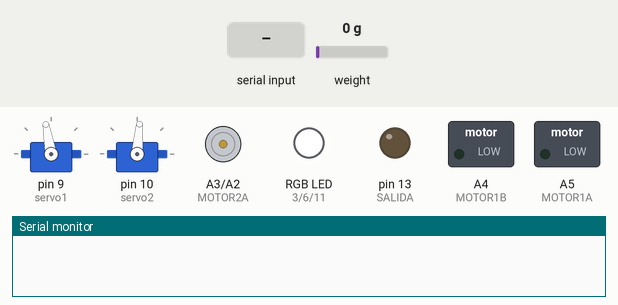
The sketch below on a simulated Arduino Uno, built with avr-gcc and run on an emulated ATmega328P. Shown: 2 × servo, motor-driver pin pairs drawn as motors (green arrow = first pin HIGH = forward, orange = second pin HIGH = backward, longer = more drive, scaled by the enable pin), switched loads named in the sketch (green lamp = pin HIGH), an RGB LED mixed from three pins (HIGH = lit), output pins drawn as LEDs (lit = HIGH), the last lines printed to the serial monitor. The inputs (shaded band) are chosen by the test bench; at power-on: weight on the scale 0 g.

Above: at 2.2 s.
2.3 s: "fl" received over Serial
At 2.7 s:
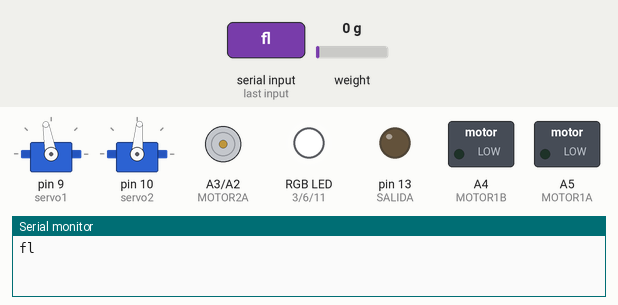
3.9 s: weight on the scale set to 8 g
5.4 s: weight on the scale set to 11 g
At 5.74 s:
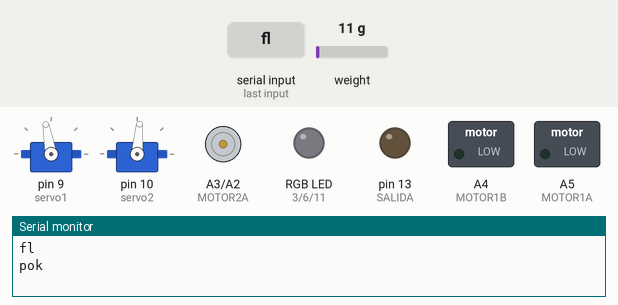
At 6.74 s:
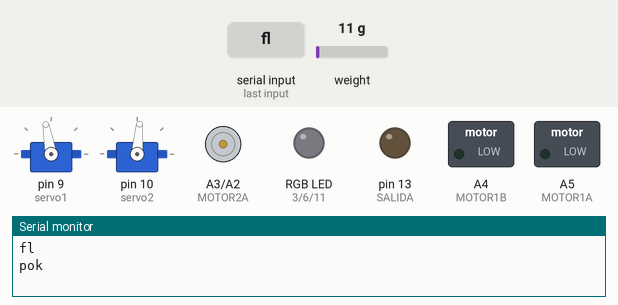
8.4 s: weight on the scale set to 28 g
Timing chart, 0 to 8.5 s (numbered marks = the images above; inputs shaded):
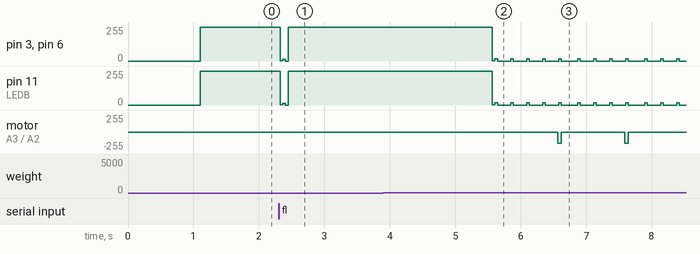

The sketch:

recicladora.ino
```cpp
#include <Servo.h>
#include "HX711.h"
#define LEDR 3
#define LEDG 6
#define LEDB 11
#define DOUT  A1
#define CLK  A0

#define MOTORENABLE 5
#define MOTOR1A A5
#define MOTOR1B A4
#define MOTOR2A A3
#define MOTOR2B A2
#define SALIDA 13
HX711 scale(DOUT, CLK);
float calibration_factor = 390; // factor de calibracion Celda
Servo servo1;
Servo servo2;
String data = "";
int length = 0;
int contador = 0;
int contador2 = 0;
int estadoBoton  = 0;
int estadoBotonAnt  = 0;
int peso = 0;
int pOk = 0;
int pokAnt = 0;
long t;
void fadeleds(int);
void rechazarBotella();
void aceptarBotella();
void transportadoraOn();
void transportadoraOff();
void verde();
void azul();
void transparente();
void moverBotella();
int pesar();
void colores(char);


void setup(){
 Serial.begin(115200);
 scale.set_scale();
 scale.tare();
 scale.set_scale(calibration_factor);
 servo1.attach(9);
 servo2.attach(10);
 pinMode(LEDR, OUTPUT);
 pinMode(LEDB, OUTPUT);
 pinMode(LEDG, OUTPUT);
 pinMode(MOTOR1A, OUTPUT);
 pinMode(MOTOR1B, OUTPUT);
 pinMode(MOTOR2A, OUTPUT);
 pinMode(MOTOR2B, OUTPUT);
 pinMode(SALIDA, OUTPUT);
 digitalWrite(MOTOR1A, LOW);
 digitalWrite(MOTOR1B, LOW);
 digitalWrite(MOTOR2A, LOW);
 digitalWrite(MOTOR2B, LOW);

 analogWrite(MOTORENABLE, 0);
 analogWrite(LEDR, 0);
 analogWrite(LEDG, 0);
 analogWrite(LEDB, 0);
 servo1.write(100);
 servo2.write(85);
  digitalWrite(SALIDA, LOW);
}


void loop(){


  pOk = pesar();
  if(pOk != pokAnt){ if(pOk == 1){Serial.print("pok\n");} if(pOk == 0){Serial.print("pno\n"); contador = 0;}}
  pokAnt=pOk;
  if(pOk == 1){contador++;}


  while (Serial.available()) {
    delay(3);
    if (Serial.available() >0) {
      char c = Serial.read();
      data += c;
    }
  }


   if (data.length() >0) {
      Serial.println(data);
      if(data == "fl"){fadeleds(5);}
      if(data == "av"){colores('g');
                       verde();
                       transportadoraOn();
                       aceptarBotella();
                       delay(2000);
                       transparente();
                       delay(1500);
                       transportadoraOff();
                       Serial.print("ok\n");
                       colores('n');
                       digitalWrite(SALIDA, HIGH);
                       delay(10);
                       digitalWrite(SALIDA, LOW);
                       }

      if(data == "at"){colores('w');
                       transparente();
                       transportadoraOn();
                       aceptarBotella();
                       delay(2000);
                       transparente();
                       delay(3000);
                       transportadoraOff();
                       Serial.print("ok\n");
                       colores('g');
                       digitalWrite(SALIDA, HIGH);
                       delay(10);
                       digitalWrite(SALIDA, LOW);
                       }

      if(data == "aa"){colores('b');
                       azul();
                       transportadoraOn();
                       aceptarBotella();
                       delay(2000);
                       transparente();
                       delay(1500);
                       transportadoraOff();
                       Serial.print("ok\n");
                       colores('g');
                       digitalWrite(SALIDA, HIGH);
                       delay(10);
                       digitalWrite(SALIDA, LOW);
                       }
      if(data == "no"){rechazarBotella();}
      if(data == "vd"){verde();}
      if(data == "tr"){transparente();}
      if(data == "az"){azul();}
      if(data == "mb"){moverBotella();}
      if(data == "r"){colores('r');}
      if(data == "g"){colores('g');}
      if(data == "b"){colores('b');}
      if(data == "n"){colores('n');}
      if(data == "a"){colores('a');}
      if(data == "v"){colores('v');}
      if(data == "w"){colores('w');delay(5000);}
      data = "";

   }


}

void verde(){
 servo1.write(100);
 servo2.write(45);
}

void transparente(){
 servo1.write(100);
 servo2.write(85);
}


void azul(){
 servo1.write(140);
 servo2.write(90);
}


void transportadoraOn(){

 analogWrite(MOTORENABLE, 255);
 digitalWrite(MOTOR1A, LOW);
 digitalWrite(MOTOR1B, HIGH);
}

void transportadoraOff(){

 digitalWrite(MOTOR1A, LOW);
 digitalWrite(MOTOR1B, LOW);
 analogWrite(MOTORENABLE, 0);


}


void moverBotella(){

 if(contador == 4){
 analogWrite(MOTORENABLE, 170);
 digitalWrite(MOTOR2A, LOW);
 digitalWrite(MOTOR2B, HIGH);
 delay(50);
 digitalWrite(MOTOR2A, LOW);
 digitalWrite(MOTOR2B, LOW);}

 if(contador == 8){
 analogWrite(MOTORENABLE, 170);
 digitalWrite(MOTOR2A, LOW);
 digitalWrite(MOTOR2B, HIGH);
 delay(50);
 digitalWrite(MOTOR2A, LOW);
 digitalWrite(MOTOR2B, LOW);}

 if(contador == 12){
 analogWrite(MOTORENABLE, 170);
 digitalWrite(MOTOR2A, LOW);
 digitalWrite(MOTOR2B, HIGH);
 delay(50);
 digitalWrite(MOTOR2A, LOW);
 digitalWrite(MOTOR2B, LOW);}

 if(contador == 16){
 analogWrite(MOTORENABLE, 170);
 digitalWrite(MOTOR2A, LOW);
 digitalWrite(MOTOR2B, HIGH);
 delay(50);
 digitalWrite(MOTOR2A, LOW);
 digitalWrite(MOTOR2B, LOW);}


 if(contador == 20){

 digitalWrite(MOTOR2A, HIGH);
 digitalWrite(MOTOR2B, LOW);
 delay(50);
 digitalWrite(MOTOR2A, LOW);
 digitalWrite(MOTOR2B, LOW); contador = 0;contador2++;}
 if(contador2 == 2){Serial.print("pno\n");delay(500);rechazarBotella();contador2 = 0;}


}


void aceptarBotella(){

 analogWrite(MOTORENABLE, 255);
 digitalWrite(MOTOR2A, LOW);
 digitalWrite(MOTOR2B, HIGH);
 delay(1600);

 digitalWrite(MOTOR2A, LOW);
 digitalWrite(MOTOR2B, LOW);


}

void rechazarBotella(){
 analogWrite(LEDR, 0); analogWrite(LEDG, 255); analogWrite(LEDB, 255);
 analogWrite(MOTORENABLE, 255);
 digitalWrite(MOTOR2A, HIGH);
 digitalWrite(MOTOR2B, LOW);
 delay(700);
 analogWrite(MOTORENABLE, 0);
 digitalWrite(MOTOR2A, LOW);
 digitalWrite(MOTOR2B, LOW);
 Serial.print("px\n");


}


int pesar(){
  int pok = 0;
  peso = scale.get_units();
  //Serial.print(peso);
  //Serial.println();
  if(peso >= 10 && peso <= 30){ delayMicroseconds(50); peso = scale.get_units(); if(peso >= 10 && peso <= 30){ pok=1; fadeleds(6); moverBotella();}}else
  if(peso > 32 ){pok = 0; analogWrite(LEDR, 0); analogWrite(LEDG, 255); analogWrite(LEDB, 255);}

  else{analogWrite(LEDR, 255); analogWrite(LEDG, 255); analogWrite(LEDB, 255);pok = 0;}
  return(pok);
}


void fadeleds(int c){

  while(c > 0){

 for(int ledsBrillo = 0; ledsBrillo <= 50; ledsBrillo++){
 analogWrite(LEDR, ledsBrillo);
 analogWrite(LEDG, ledsBrillo);
 analogWrite(LEDB, ledsBrillo);
 delayMicroseconds(50);
 }

 for(int ledsBrillo = 50; ledsBrillo >= 0; ledsBrillo--){
  analogWrite(LEDR, ledsBrillo);
  analogWrite(LEDG, ledsBrillo);
  analogWrite(LEDB, ledsBrillo);
  delayMicroseconds(50);
 }


 c--;
  }


}


void colores(char c){
  if(c == 'r'){analogWrite(LEDR, 0);
               analogWrite(LEDG, 255);
               analogWrite(LEDB, 255);
               }
  if(c == 'g'){analogWrite(LEDG, 0);
               analogWrite(LEDR, 255);
               analogWrite(LEDB, 255);
               }
  if(c == 'b'){analogWrite(LEDB, 0);
               analogWrite(LEDG, 255);
               analogWrite(LEDR, 255);
               }
  if(c == 'n'){analogWrite(LEDB, 255);
               analogWrite(LEDG, 255);
               analogWrite(LEDR, 255);}

  if(c == 'a'){analogWrite(LEDR, 0);
               analogWrite(LEDG, 0);
               analogWrite(LEDB, 255);}

  if(c == 'v'){analogWrite(LEDR, 0);
               analogWrite(LEDG, 255);
               analogWrite(LEDB, 0);}

  if(c == 'w'){analogWrite(LEDR, 0);
               analogWrite(LEDG, 0);
               analogWrite(LEDB, 0);}

}
```

Measured:
- the behaviour switches between 9 and 10 g on weight on the scale (found by bisection; images 1 and 2)
- after the input at 2.3 s, pin 3 (LEDR), pin 6 (LEDG): 255/255 → 1/255 at once, → 12/255 0.04 s later, → 0/255 0.04 s later, → 255/255 0.04 s later; pin 11 (LEDB): 255/255 → 1/255 at once, → 13/255 0.04 s later, → 0/255 0.04 s later, → 255/255 0.04 s later
- after the input at 5.4 s, pin 3 (LEDR), pin 6 (LEDG), pin 11 (LEDB): 255/255 → 1/255 after 0.17 s, then repeats every 0.97 s: 4 × (17/255 0.04 s, 0/255 0.20 s); motor on A3 (MOTOR2A) / A2 (MOTOR2B): alternates backward 170/255 for 0.05 s and stopped for 0.97 s, starting after 1.2 s
